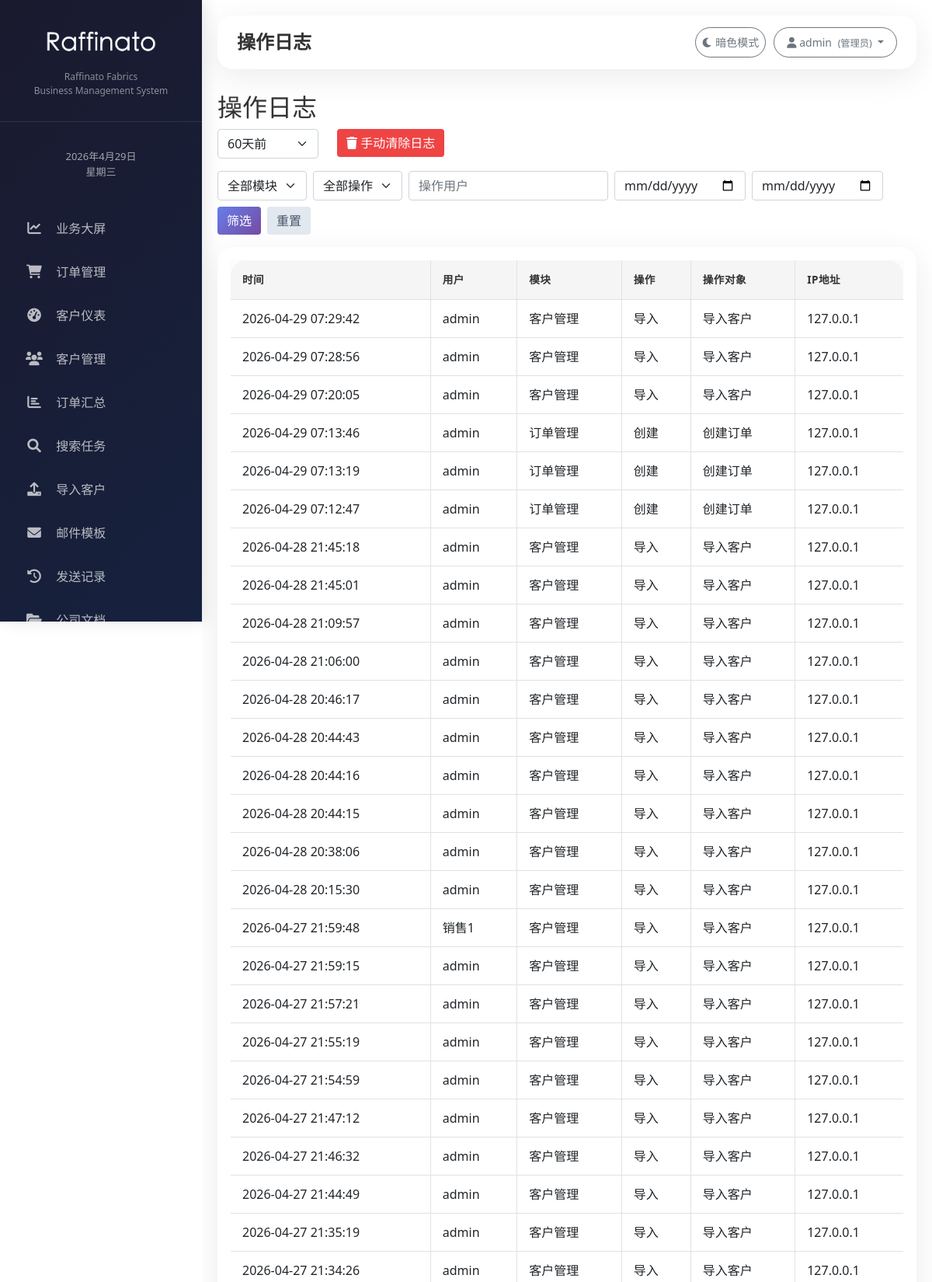
/operation-logs/ (signed in, upper part), run on the app's committed database.
### customers/models.py (models this page shows, shortened)
class User(AbstractUser):
    ROLE_CHOICES = [
        ('admin', '管理员'),
        ('general_manager', '总经理'),
        ('manager', '部门主管'),
        ('sales', '业务员'),
        ('documentary', '跟单员'),
    ]
    DEPARTMENT_CHOICES = [
        ('international', '外贸部'),
        ('domestic', '内贸部'),
        ('documentary', '跟单部'),
        ('management', '总经办'),
    ]
    role = models.CharField('角色', max_length=20, choices=ROLE_CHOICES, default='sales')
    department = models.CharField('部门', max_length=20, choices=DEPARTMENT_CHOICES, blank=True, null=True)
    real_name = models.CharField('真实姓名', max_length=50, blank=True, null=True)
    phone = models.CharField('手机号', max_length=20, blank=True, null=True)
    groups = models.ManyToManyField(
        'auth.Group',
        related_name='customers_user_set',
        blank=True,
        verbose_name='groups',
        help_text='The groups this user belongs to.',
    )
    user_permissions = models.ManyToManyField(
        'auth.Permission',
        related_name='customers_user_set',
        blank=True,
        verbose_name='user permissions',
        help_text='Specific permissions for this user.',
    )
    class Meta:
        db_table = 'customers_user'  # 避免与 auth_user 冲突
        verbose_name = '用户'
        verbose_name_plural = '用户'

class OperationLog(models.Model):
    ACTION_CHOICES = [
        ('create', '创建'),
        ('edit', '编辑'),
        ('delete', '删除'),
        ('batch_delete', '批量删除'),
        ('import', '导入'),
        ('export', '导出'),
        ('send_email', '发送邮件'),
        ('batch_send', '批量发送'),
        ('login', '登录'),
        ('logout', '退出'),
    ]
    MODULE_CHOICES = [
        ('customer', '客户管理'),
        ('order', '订单管理'),
        ('template', '邮件模板'),
        ('email', '邮件发送'),
        ('document', '公司文档'),
        ('search', '搜索任务'),
        ('user', '用户管理'),
        ('system', '系统'),
    ]
    user = models.CharField('操作用户', max_length=100)
    action = models.CharField('操作类型', max_length=20, choices=ACTION_CHOICES)
    module = models.CharField('操作模块', max_length=20, choices=MODULE_CHOICES)
    target = models.CharField('操作对象', max_length=200, blank=True)
    details = models.TextField('详情', blank=True)
    ip_address = models.GenericIPAddressField('IP地址', blank=True, null=True)
    created_at = models.DateTimeField('操作时间', auto_now_add=True)
    class Meta:
        db_table = 'operation_logs'
        ordering = ['-created_at']
        verbose_name = '操作日志'
        verbose_name_plural = '操作日志'

### customers/views.py (the view)
# urls.py: path('operation-logs/', views.operation_log_list, name='operation_log_list'),
@login_required
def operation_log_list(request):
    from django.core.paginator import Paginator
    logs = OperationLog.objects.all()
    action = request.GET.get('action', '')
    module = request.GET.get('module', '')
    user = request.GET.get('user', '')
    date_from = request.GET.get('date_from', '')
    date_to = request.GET.get('date_to', '')
    if action:
        logs = logs.filter(action=action)
    if module:
        logs = logs.filter(module=module)
    if user:
        logs = logs.filter(user__icontains=user)
    if date_from:
        logs = logs.filter(created_at__date__gte=date_from)
    if date_to:
        logs = logs.filter(created_at__date__lte=date_to)
    paginator = Paginator(logs, 50)
    page_number = request.GET.get('page')
    page_obj = paginator.get_page(page_number)
    actions = OperationLog.ACTION_CHOICES
    modules = OperationLog.MODULE_CHOICES
    users = OperationLog.objects.values_list('user', flat=True).distinct()
    return render(request, 'customers/operation_log_list.html', {
        'page_obj': page_obj,
        'actions': actions,
        'modules': modules,
        'users': users,
        'current_action': action,
        'current_module': module,
        'current_user': user,
        'date_from': date_from,
        'date_to': date_to,
    })

### templates/customers/operation_log_list.html (shortened to what this page needs)
{% extends 'base.html' %}
{% block page_title %}操作日志{% endblock %}
{% block content %}
<h2>操作日志</h2>
{% if request.user.is_superuser %}
<div class="row mb-3">
    <div class="col-auto">
        <select id="cleanDays" class="form-select" style="width: 130px;">
            <option value="60" selected>60天前</option>
        </select>
    </div>
    <div class="col-auto">
        <button id="clearLogsBtn" class="btn btn-danger">
            <i class="fas fa-trash"></i> 手动清除日志
        </button>
    </div>
</div>
{% endif %}
<form method="get" class="row g-2 mb-3">
    <div class="col-auto">
        <select name="module" class="form-select">
            <option value="">全部模块</option>
        </select>
    </div>
    <div class="col-auto">
        <select name="action" class="form-select">
            <option value="">全部操作</option>
        </select>
    </div>
    <div class="col-auto">
        <input type="text" name="user" class="form-control" placeholder="操作用户" value="{{ current_user }}">
    </div>
    <div class="col-auto">
        <input type="date" name="date_from" class="form-control" placeholder="开始日期" value="{{ date_from }}">
    </div>
    <div class="col-auto">
        <input type="date" name="date_to" class="form-control" placeholder="结束日期" value="{{ date_to }}">
    </div>
    <div class="col-auto">
        <button type="submit" class="btn btn-primary">筛选</button>
    </div>
    <div class="col-auto">
        <a href="{% url 'operation_log_list' %}" class="btn btn-secondary">重置</a>
    </div>
</form>
<div class="card-modern">
    <div class="card-body">
        <div class="table-responsive">
            <table class="table table-modern">
                <thead>
                    <tr>
                        <th>时间</th>
                        <th>用户</th>
                        <th>模块</th>
                        <th>操作</th>
                        <th>操作对象</th>
                        <th>IP地址</th>
                    </tr>
                </thead>
                <tbody>
                    {% for log in page_obj %}
                    <tr>
                        <td>{{ log.created_at|date:"Y-m-d H:i:s" }}</td>
                        <td>{{ log.user }}</td>
                        <td>{{ log.get_module_display }}</td>
                        <td>{{ log.get_action_display }}</td>
                        <td>{{ log.target|default:"-" }}</td>
                        <td>{{ log.ip_address|default:"-" }}</td>
                    </tr>
                    {% empty %}
                    <tr>
                        <td colspan="6" class="text-center">暂无操作记录</a> 暂无操作记录</th> </a> 暂无操作记录</th> </td>
                    </tr>
                    {% endfor %}
                </tbody>
            </table>
        </div>
    </div>
</div>
{% endblock %}

### templates/base.html (shortened to what this page needs)
<!DOCTYPE html>
<html lang="zh-CN">
<head>
    <link href="https://cdn.jsdelivr.net/npm/bootstrap@5.1.3/dist/css/bootstrap.min.css" rel="stylesheet">
    <link rel="stylesheet" href="https://cdnjs.cloudflare.com/ajax/libs/font-awesome/6.0.0/css/all.min.css">
    {% load static %}
    <link rel="stylesheet" href="{% static 'css/custom.css' %}">
</head>
<body>
<body>
<div class="sidebar">
    <div class="sidebar-logo" style="padding: 30px 20px; text-align: center; border-bottom: 1px solid rgba(255,255,255,0.1);">
        <img src="/media/logo/logo.png" alt="Logo" style="max-width: 150px; max-height: 60px; margin-bottom: 10px;" onerror="this.style.display='none'; this.nextSibling.style.display='block';">
        <p style="color: rgba(255,255,255,0.5); font-size: 0.75rem;">Raffinato Fabrics</p>
        <p style="color: rgba(255,255,255,0.5); font-size: 0.75rem;">Business Management System</p>
    </div>
<div class="sidebar-date" style="padding: 15px 20px; text-align: center;">
    <div id="currentDate" style="color: rgba(255,255,255,0.6); font-size: 13px;"></div>
</div>
    <ul class="nav flex-column" style="padding: 20px 0;">
    <li class="nav-item"><a class="nav-link" href="{% url 'stats_dashboard' %}" data-url="{% url 'stats_dashboard' %}"><i class="fas fa-chart-line"></i> 业务大屏</a></li>
    <li class="nav-item"><a class="nav-link" href="/customers/orders/" data-url="/customers/orders/"><i class="fas fa-shopping-cart"></i> 订单管理</a></li>
    <li class="nav-item"><a class="nav-link" href="{% url 'dashboard' %}" data-url="{% url 'dashboard' %}"><i class="fas fa-tachometer-alt"></i> 客户仪表</a></li>
    <li class="nav-item"><a class="nav-link" href="{% url 'customer_list' %}" data-url="{% url 'customer_list' %}"><i class="fas fa-users"></i> 客户管理</a></li>
    <li class="nav-item"><a class="nav-link" href="{% url 'order_summary' %}" data-url="{% url 'order_summary' %}"><i class="fas fa-chart-bar"></i> 订单汇总</a></li>
    <li class="nav-item"><a class="nav-link" href="{% url 'search_task_list' %}" data-url="{% url 'search_task_list' %}"><i class="fas fa-search"></i> 搜索任务</a></li>
    <li class="nav-item"><a class="nav-link" href="{% url 'import_customers' %}" data-url="{% url 'import_customers' %}"><i class="fas fa-upload"></i> 导入客户</a></li>
    <li class="nav-item"><a class="nav-link" href="/templates/" data-url="/templates/"><i class="fas fa-envelope"></i> 邮件模板</a></li>
    <li class="nav-item"><a class="nav-link" href="/send-logs/" data-url="/send-logs/"><i class="fas fa-history"></i> 发送记录</a></li>
    <li class="nav-item"><a class="nav-link" href="{% url 'document_list' %}" data-url="{% url 'document_list' %}"><i class="fas fa-folder-open"></i> 公司文档</a></li>
</ul>
</div>
<div class="main-content">
<div style="display: flex; justify-content: space-between; align-items: center; border-radius: 20px; padding: 15px 25px; margin-bottom: 30px; box-shadow: 0 10px 40px rgba(0,0,0,0.08);">
    <div style="display: flex; align-items: center; gap: 15px;">
        <h1 style="font-size: 1.5rem; font-weight: 600; margin: 0;">{% block page_title %}客户管理{% endblock %}</h1>
    </div>
    <div style="display: flex; gap: 10px;">
        <button id="darkModeToggle" class="btn btn-sm btn-outline-secondary" style="border-radius: 40px;">
            <i class="fas fa-moon"></i> 暗色模式
        </button>
        <div class="dropdown">
            <button class="btn btn-sm btn-outline-secondary dropdown-toggle" style="border-radius: 40px; padding: 8px 16px;" data-bs-toggle="dropdown">
                <i class="fas fa-user"></i>
                <span>{{ user.real_name|default:user.username }}</span>
                <small class="text-muted ms-1">({{ user.get_role_display }})</small>
            </button>
        </div>
    </div>
</div>
    {% block content %}
    {% endblock %}
</div>
</body>
</html>

### static/css/custom.css (style rules this page uses)
.sidebar { position: fixed; top: 0; bottom: 0; left: 0; width: 280px; background: linear-gradient(135deg, #1a1a2e 0%, #16213e 100%); box-shadow: 4px 0 20px rgba(0,0,0,0.1); z-index: 100; transition: all 0.3s ease; }
.sidebar .nav-link { font-weight: 500; color: rgba(255,255,255,0.7); padding: 12px 20px; margin: 4px 12px; border-radius: 12px; transition: all 0.3s ease; }
.sidebar .nav-link i { margin-right: 12px; width: 24px; text-align: center; font-size: 1.1rem; }
.sidebar-logo { padding: 30px 20px; text-align: center; border-bottom: 1px solid rgba(255,255,255,0.1); margin-bottom: 20px; }
.sidebar-logo p { color: rgba(255,255,255,0.5); font-size: 0.75rem; margin: 0; }
.main-content { margin-left: 280px; padding: 25px 35px; min-height: 100vh; }
.card-modern { background: white; border: none; border-radius: 20px; box-shadow: 0 10px 40px rgba(0,0,0,0.08); transition: all 0.3s ease; overflow: hidden; }
.table-modern { background: white; border-radius: 20px; overflow: hidden; box-shadow: 0 10px 40px rgba(0,0,0,0.08); }
.table-modern thead th { background: #f5f5f5 !important; background-image: none !important; color: #333 !important; font-weight: 600; padding: 15px; border: none; font-size: 0.85rem; text-transform: uppercase; letter-spacing: 0.5px; }
.table-modern tbody td { padding: 12px 15px; vertical-align: middle; border-bottom: 1px solid #eee; }
.table-modern, .table-modern thead, .table-modern tbody, .table-modern th, .table-modern td { border: 1px solid #dee2e6 !important; }

### templates/base.html (style rules this page uses)
.sidebar { background: linear-gradient(135deg, #1a2a3a 0%, #0f172a 100%); }
.btn-primary { background: linear-gradient(135deg, #667eea, #764ba2); border: none; color: white; }
.btn-danger { background-color: #ef4444; border: none; color: white; }
.btn-secondary { background-color: #e2e8f0; border: none; color: #475569; }
.table-modern thead th { background-color: #f1f5f9; color: #1e293b; font-weight: 600; border-bottom: 2px solid #e2e8f0; }
* { margin: 0; padding: 0; box-sizing: border-box; }
body { overflow-x: hidden; }
.sidebar { position: fixed; top: 0; left: 0; height: 100vh; width: 260px; background: linear-gradient(135deg, #1a1a2e 0%, #16213e 100%); z-index: 1000; overflow-y: auto; }
.main-content { margin-left: 260px; padding: 20px; width: calc(100% - 260px); max-width: 100%; overflow-x: hidden; }
:root { --bg-color: #ffffff; --text-color: #333333; --card-bg: #f8f9fa; }
body { background-color: var(--bg-color); color: var(--text-color); transition: background-color 0.2s, color 0.2s; }

### data on the page
User: real_name "admin", role "管理员"
OperationLog: created_at "2026-04-29 07:29:42", user "admin", module "客户管理", action "导入", target "导入客户", ip_address "127.0.0.1"
OperationLog: created_at "2026-04-29 07:28:56", user "admin", module "客户管理", action "导入", target "导入客户", ip_address "127.0.0.1"
OperationLog: created_at "2026-04-29 07:20:05", user "admin", module "客户管理", action "导入", target "导入客户", ip_address "127.0.0.1"
OperationLog: created_at "2026-04-29 07:13:46", user "admin", module "订单管理", action "创建", target "创建订单", ip_address "127.0.0.1"
OperationLog: created_at "2026-04-29 07:13:19", user "admin", module "订单管理", action "创建", target "创建订单", ip_address "127.0.0.1"
OperationLog: created_at "2026-04-29 07:12:47", user "admin", module "订单管理", action "创建", target "创建订单", ip_address "127.0.0.1"
OperationLog: created_at "2026-04-28 21:45:18", user "admin", module "客户管理", action "导入", target "导入客户", ip_address "127.0.0.1"
OperationLog: created_at "2026-04-28 21:45:01", user "admin", module "客户管理", action "导入", target "导入客户", ip_address "127.0.0.1"
OperationLog: created_at "2026-04-28 21:09:57", user "admin", module "客户管理", action "导入", target "导入客户", ip_address "127.0.0.1"
OperationLog: created_at "2026-04-28 21:06:00", user "admin", module "客户管理", action "导入", target "导入客户", ip_address "127.0.0.1"
OperationLog: created_at "2026-04-28 20:46:17", user "admin", module "客户管理", action "导入", target "导入客户", ip_address "127.0.0.1"
OperationLog: created_at "2026-04-28 20:44:43", user "admin", module "客户管理", action "导入", target "导入客户", ip_address "127.0.0.1"
OperationLog: created_at "2026-04-28 20:44:16", user "admin", module "客户管理", action "导入", target "导入客户", ip_address "127.0.0.1"
OperationLog: created_at "2026-04-28 20:44:15", user "admin", module "客户管理", action "导入", target "导入客户", ip_address "127.0.0.1"
OperationLog: created_at "2026-04-28 20:38:06", user "admin", module "客户管理", action "导入", target "导入客户", ip_address "127.0.0.1"
OperationLog: created_at "2026-04-28 20:15:30", user "admin", module "客户管理", action "导入", target "导入客户", ip_address "127.0.0.1"
OperationLog: created_at "2026-04-27 21:59:48", user "销售1", module "客户管理", action "导入", target "导入客户", ip_address "127.0.0.1"
OperationLog: created_at "2026-04-27 21:59:15", user "admin", module "客户管理", action "导入", target "导入客户", ip_address "127.0.0.1"
OperationLog: created_at "2026-04-27 21:57:21", user "admin", module "客户管理", action "导入", target "导入客户", ip_address "127.0.0.1"
OperationLog: created_at "2026-04-27 21:55:19", user "admin", module "客户管理", action "导入", target "导入客户", ip_address "127.0.0.1"
OperationLog: created_at "2026-04-27 21:54:59", user "admin", module "客户管理", action "导入", target "导入客户", ip_address "127.0.0.1"
OperationLog: created_at "2026-04-27 21:47:12", user "admin", module "客户管理", action "导入", target "导入客户", ip_address "127.0.0.1"
OperationLog: created_at "2026-04-27 21:46:32", user "admin", module "客户管理", action "导入", target "导入客户", ip_address "127.0.0.1"
OperationLog: created_at "2026-04-27 21:44:49", user "admin", module "客户管理", action "导入", target "导入客户", ip_address "127.0.0.1"
OperationLog: created_at "2026-04-27 21:35:19", user "admin", module "客户管理", action "导入", target "导入客户", ip_address "127.0.0.1"
OperationLog: created_at "2026-04-27 21:34:26", user "admin", module "客户管理", action "导入", target "导入客户", ip_address "127.0.0.1"
